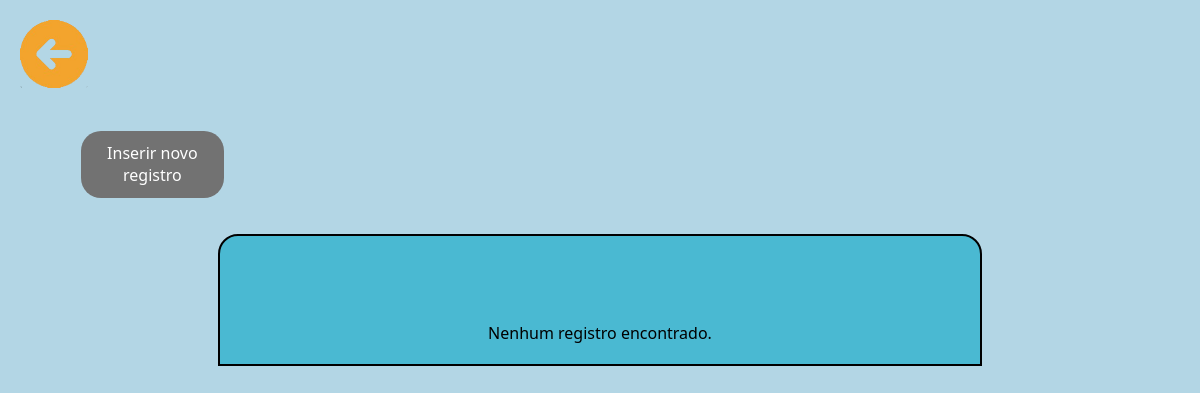
Page /public/crud_usuarios/read_usuarios.php on the earlier database version.
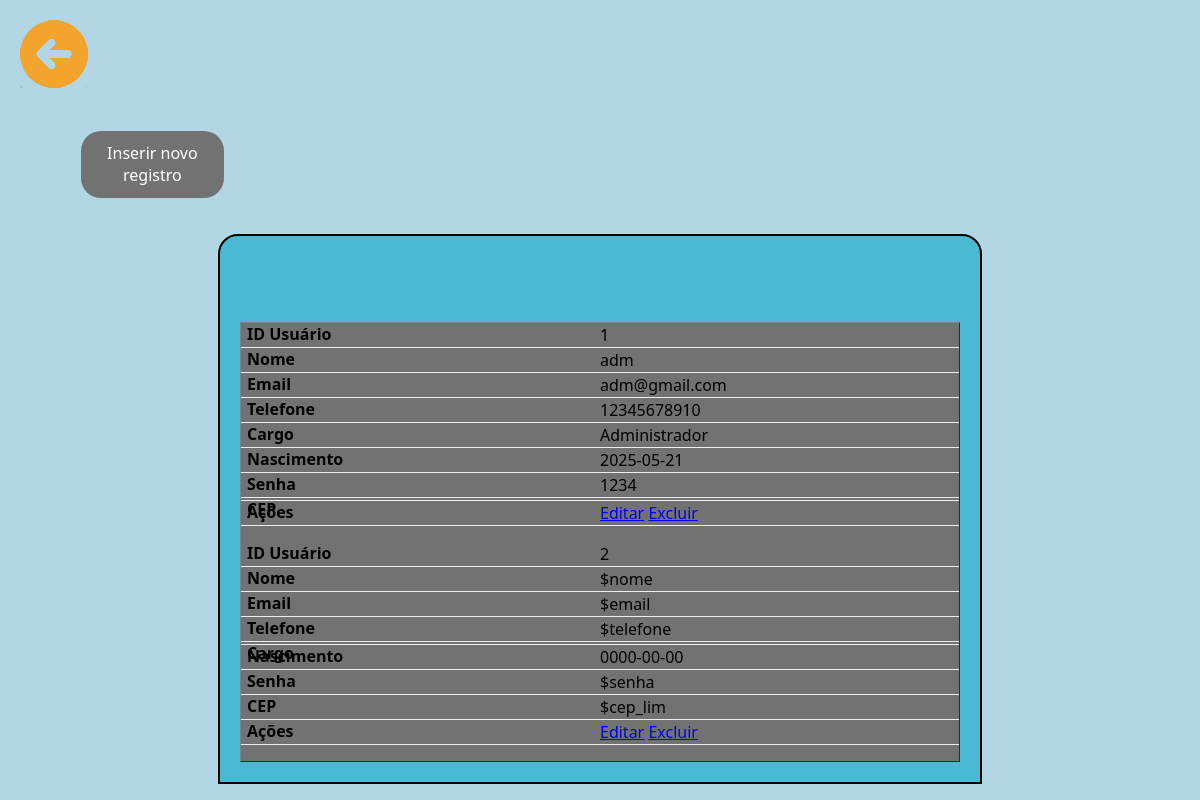
Same page on the later database version.
### tables this page shows
CREATE TABLE usuario(
    id_usuario INT PRIMARY KEY AUTO_INCREMENT,
    nome_usuario VARCHAR(255) NOT NULL,
    email_usuario VARCHAR(255) NOT NULL UNIQUE,
    senha_usuario VARCHAR(255) NOT NULL,
    telefone_usuario VARCHAR(20) NOT NULL,
    cargo_usuario ENUM('Administrador','Maquinista','Usuario') NOT NULL,
    nascimento_usuario DATE NOT NULL,
    foto_perfil VARCHAR(255) DEFAULT 'default.jpg',
    cep_usuario VARCHAR(8),
    rua_usuario VARCHAR(100),
    bairro_usuario VARCHAR(100),
    cidade_usuario VARCHAR(100),
    estado_usuario VARCHAR(2)
);

### public/crud_usuarios/read_usuarios.php (the view, shortened to what this page needs)
<html lang="pt-br">
<head>
    <link rel="stylesheet" href="../../style/style.css">
</head>
<body>
    <header style="background-color: rgba(255, 0, 0, 0);">
        <a href="../homepage.php">
            <img src="../../assets/voltarICON.png" alt="" class="voltarICON">
        </a>
    </header>
    <main>
        <div class="navBar">
            <div class="cadastroButton">
                <a href='cadastro_usuarios.php'>Inserir novo registro</a>
            </div>
        </div>
        <div class="flex">
            <div class="crud">
                <br>
                <br>
                <br>
                <?php
                include '../../db.php';
                $sql = "SELECT * FROM usuario";
                $result = $mysqli->query($sql);
                if ($result->num_rows > 0) {
                    echo "<table border='1' role='table'>
                    <thead role='rowgroup'>
                        <tr role='row'>
                            <th  role='columnheader'>id_usuario</th>
                            <th  role='columnheader'>Nome</th>
                            <th  role='columnheader'>Email</th>
                            <th  role='columnheader'>Telefone</th>
                            <th  role='columnheader'>Cargo</th>
                            <th  role='columnheader'>Nascimento</th>
                            <th  role='columnheader'>Senha</th>
                            <th  role='columnheader'>CEP</th>
                            <th  role='columnheader'>Ações</th>
                        </tr>
                         </thead>";
                    while ($row = $result->fetch_assoc()) {
                        echo "<tbody role='rowgroup'>
                                <tr role='row'>
                                <td role='cell'> {$row['id_usuario']} </td>
                                <td role='cell'> {$row['nome_usuario']} </td>
                                <td role='cell'> {$row['email_usuario']} </td>
                                <td role='cell'> {$row['telefone_usuario']} </td>
                                <td role='cell'> {$row['cargo_usuario']} </td>
                                <td role='cell'> {$row['nascimento_usuario']} </td>
                                <td role='cell'> {$row['senha_usuario']} </td>
                                <td role='cell'> {$row['cep_usuario']} </td>
                                <td  role='cell'>
                                <a href='update_usuarios.php?id={$row['id_usuario']}'>Editar<a>
                                <a href='delete_usuarios.php?id={$row['id_usuario']}'>Excluir<a>
                                </td>
                            </tr>
                            </tbody>
                            ";
                    }
                    echo "</table>";
                } else {
                    echo "Nenhum registro encontrado.";
                }
                ?>
            </div>
        </div>
    </main>
</body>
</html>

### style/style.css (style rules this page uses)
body { margin: 0; padding: 0; background-color: #B3D6E5; font-family: 'Segoe UI', Tahoma, Geneva, Verdana, sans-serif; }
.cadastroButton { background-color: rgb(114, 114, 114); text-align: center; margin-left: 4%; height: 5%; width: 120px; padding: 1%; margin-top: 5px; color: white; text-decoration: none; border-radius: 20px; }
.cadastroButton a { color: white; text-decoration: none; }
.navBar { margin: 3%; display: flex; }
header { background-color: #4AB9D2; width: 100%; height: 90px; height: 90px; }
.flex { display: flex; justify-content: center; }
.voltarICON { margin: 20px; height: 75%; }
table { background-color: rgb(114, 114, 114); border-collapse: collapse; width: 100%; }
.crud { border-top-left-radius: 20px; border-top-right-radius: 20px; border: black solid 2px; width: 60%; display: flex; align-items: center; flex-direction: column; background-color: #4AB9D2; flex-wrap: wrap; padding: 20px; }
@media only screen and (max-width: 760px),
(min-device-width: 768px) and (max-device-width: 1024px) { table, thead, tbody, th, td, tr { display: block; } }
@media only screen and (max-width: 760px),
(min-device-width: 768px) and (max-device-width: 1024px) { tr { margin: 0 0 1rem 0; } }
@media only screen and (max-width: 760px),
(min-device-width: 768px) and (max-device-width: 1024px) { tr:nth-child(odd) { background:rgb(114, 114, 114); } }
@media only screen and (max-width: 760px),
(min-device-width: 768px) and (max-device-width: 1024px) { td { border: none; border-bottom: 1px solid #eee; position: relative; padding-left: 50%; } }
@media only screen and (max-width: 760px),
(min-device-width: 768px) and (max-device-width: 1024px) { td:before { position: absolute; top: 0; left: 6px; width: 45%; padding-right: 10px; white-space: nowrap; font-weight: bold; } }
@media only screen and (max-width: 760px),
(min-device-width: 768px) and (max-device-width: 1024px) { td:nth-of-type(1):before { content: "ID Usuário"; } }
@media only screen and (max-width: 760px),
(min-device-width: 768px) and (max-device-width: 1024px) { td:nth-of-type(2):before { content: "Nome"; } }
@media only screen and (max-width: 760px),
(min-device-width: 768px) and (max-device-width: 1024px) { td:nth-of-type(3):before { content: "Email"; } }
@media only screen and (max-width: 760px),
(min-device-width: 768px) and (max-device-width: 1024px) { td:nth-of-type(4):before { content: "Telefone"; } }
@media only screen and (max-width: 760px),
(min-device-width: 768px) and (max-device-width: 1024px) { td:nth-of-type(5):before { content: "Cargo"; } }
@media only screen and (max-width: 760px),
(min-device-width: 768px) and (max-device-width: 1024px) { td:nth-of-type(6):before { content: "Nascimento"; } }
@media only screen and (max-width: 760px),
(min-device-width: 768px) and (max-device-width: 1024px) { td:nth-of-type(7):before { content: "Senha"; } }
@media only screen and (max-width: 760px),
(min-device-width: 768px) and (max-device-width: 1024px) { td:nth-of-type(8):before { content: "CEP"; } }
@media only screen and (max-width: 760px),
(min-device-width: 768px) and (max-device-width: 1024px) { td:nth-of-type(9):before { content: "Ações"; } }

Differences in the rows shown:
added usuario: id_usuario "1", nome_usuario "adm", email_usuario "adm@gmail.com", telefone_usuario "12345678910", cargo_usuario "Administrador", nascimento_usuario "2025-05-21", senha_usuario "1234"
added usuario: id_usuario "2", nome_usuario "$nome", email_usuario "$email", telefone_usuario "$telefone", nascimento_usuario "0000-00-00", senha_usuario "$senha", cep_usuario "$cep_lim"
Other differences:
text no longer shown: "Nenhum registro encontrado."
